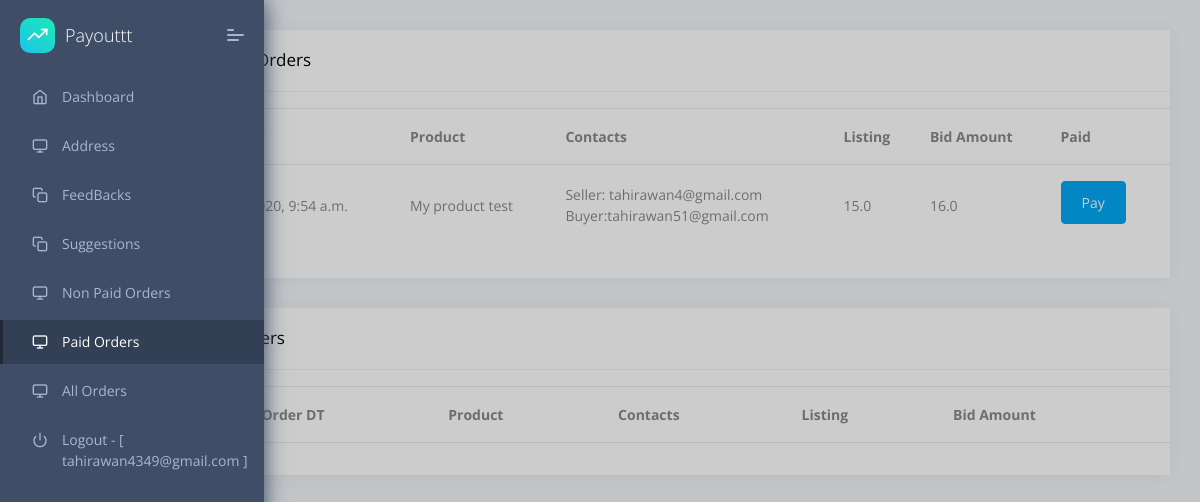
The app's page /dashboard/dashboard/all_paid_orders/ (signed in) with its own data.
### accounts/models.py (models this page shows, shortened)
class User(AbstractUser):
    SELLER = 'seller'
    BUYER = 'buyer'
    USER_TYPES = (
        (SELLER, 'Seller'),
        (BUYER, 'Buyer'),
    )
    username = None
    email = models.EmailField(_('email address'), unique=True)
    full_name = models.CharField(max_length=100, null=True, blank=True)
    phone_number = PhoneNumberField(null=True, blank=True)
    verified_account = models.BooleanField(default=False)
    street_address = models.CharField(max_length=120, null=True, blank=True)
    city = models.CharField(max_length=120, null=True, blank=True)
    state = models.CharField(max_length=2, choices=STATE_CHOICES, null=True, blank=True)
    zip_code = models.IntegerField(default=0)
    business_name = models.CharField(max_length=120, null=True, blank=True)
    user_type = models.CharField(max_length=10, choices=USER_TYPES, default=SELLER)
    dwolla_customer_id = models.CharField(max_length=255, null=True, blank=True)
    dwolla_customer_url = models.URLField(max_length=255, null=True, blank=True)
    master_account_url = models.URLField(max_length=255, null=True, blank=True)
    ssn = models.CharField(max_length=50, null=True, blank=True)
    date_of_birth = models.DateField(null=True, blank=True)
    stripe_customer_id = models.CharField(max_length=250, null=True, blank=True)
    stripe_account_id = models.CharField(max_length=250, null=True, blank=True)
    stripe_payment_method = models.CharField(max_length=2000, null=True, blank=True)
    return_address = models.TextField(null=True, blank=True)
    USERNAME_FIELD = 'email'
    REQUIRED_FIELDS = []
    objects = CustomUserManager()
    def __str__(self):
        return self.email

### api/models.py (models this page shows, shortened)
class Bid(models.Model):
    product_to_bid_on = models.ForeignKey(Product, related_name='product_selection', on_delete=models.CASCADE,
                                          null=True, blank=True)
    sku_number = models.CharField(max_length=120, null=True, blank=True)
    user = models.ForeignKey(User, on_delete=models.CASCADE, null=True, blank=True)  # Have to update this one.
    order_id = models.CharField(max_length=100, blank=True, unique=True, default=uuid.uuid4)
    bid_amount = models.FloatField()
    timestamp = models.DateTimeField(auto_now_add=True)
    updated_at = models.DateTimeField(auto_now=True)
    verified_account = models.BooleanField(default=False)
    shoe_size = models.ForeignKey(ShoeSize, on_delete=models.CASCADE)
    paid = models.BooleanField(default=False)

class Product(models.Model):
    seller = models.ForeignKey(User, on_delete=models.CASCADE)
    title = models.CharField(max_length=120)
    retail_price = models.FloatField(default=0)
    sku_number = models.CharField(max_length=120)
    colorway = models.CharField(max_length=120)
    shoe_sizes = models.ManyToManyField(ShoeSize, null=True, blank=True)
    brand = models.CharField(max_length=120)
    listing_price = models.FloatField()
    url = models.URLField()
    release_date = models.DateField()
    total_sales = models.IntegerField(default=0)
    type = models.CharField(max_length=120)
    image = models.FileField(null=True, blank=True)
    sold = models.BooleanField(default=False)
    on_hold = models.BooleanField(default=False)

### dashboard/views.py (the view)
# urls.py: path('dashboard/all_paid_orders/', views.AllPaidOrdersView.as_view(), name='all_paid_orders'),
@method_decorator(staff_required, name='dispatch')
class AllPaidOrdersView(LoginRequiredMixin, TemplateView):
    template_name = 'paid_orders.html'
    def get_context_data(self, **kwargs):
        kwargs.setdefault('view', self)
        get_paid_bids = BidManagement().get_paid_bids()
        admin_paid_bids = []
        admin_unpaid_bids = []
        [admin_paid_bids.append(bid) if AdminTransaction.objects.filter(bid=bid, paid=True).first()
         else admin_unpaid_bids.append(bid) for bid in get_paid_bids]
        kwargs['admin_unpaid_bids'] = admin_unpaid_bids
        kwargs['admin_paid_bids'] = admin_paid_bids
        kwargs['paid_orders'] = 'active'
        return kwargs

### dashboard/services.py (called while the page is built)
    def get_paid_bids(self):
        return Bid.objects.filter(paid=True).order_by('-id')

### website/context_processors.py (called while the page is built)
def cart_info(request):
    total_cart_items = 0
    if request.user.is_authenticated:
        cart = CartModel.objects.filter(user=request.user, is_active=True).first()
        if cart:
            total_cart_items = cart.cart_item.all().count()
    return {"total_cart_items": total_cart_items}

### dashboard/templates/paid_orders.html (shortened to what this page needs)
{% extends "layouts/base.html" %}
{% block content %}
    <div class="pcoded-content">
        <div class="pcoded-inner-content">
            <div class="main-body">
                <div class="page-wrapper">
                    <div class="row">
                        <div class="col-xl-12 col-md-12">
                            <div class="card Recent-Users">
                                <div class="card-header">
                                    <h5>Customer Paid Orders</h5>
                                </div>
                                <div class="card-block px-0 py-3">
                                    <div class="table-responsive">
                                        <table class="table table-hover">
                                            <thead>
                                            <tr>
                                                <th>Order</th>
                                                <th>Order DT</th>
                                                <th>Product</th>
                                                <th>Contacts</th>
                                                <th>Listing</th>
                                                <th>Bid Amount</th>
                                                <th>Paid</th>
                                            </tr>
                                            </thead>
                                            <tbody>
                                            {% for bid in admin_unpaid_bids %}
                                                <tr class="unread">
                                                    <td><span title="{{ bid.order_id }}">{{ bid.id }}</span></td>
                                                    <td>{{ bid.timestamp }}</td>
                                                    <td><span
                                                            title="{{ bid.product_to_bid_on.title }}">{{ bid.product_to_bid_on.title|truncatechars:20 }}</span>
                                                    </td>
                                                    <td>Seller: {{ bid.product_to_bid_on.seller }}
                                                        <br>Buyer:{{ bid.user }}</td>
                                                    <td>{{ bid.product_to_bid_on.listing_price }}</td>
                                                    <td>{{ bid.bid_amount }}</td>
                                                    <td>
                                                        <form action="{% url 'transfer_fund' %}" method="post">
                                                            <button class="btn btn-primary" type="submit"
                                                                    name="pay_bid">Pay
                                                            </button>
                                                        </form>
                                                    </td>
                                                </tr>
                                            {% endfor %}
                                            </tbody>
                                        </table>
                                    </div>
                                </div>
                            </div>
                        </div>
                        <div class="col-xl-12 col-md-12">
                            <div class="card Recent-Users">
                                <div class="card-header">
                                    <h5>Admin Paid Orders</h5>
                                </div>
                                <div class="card-block px-0 py-3">
                                    <div class="table-responsive">
                                        <table class="table table-hover">
                                            <thead>
                                            <tr>
                                                <th>Order</th>
                                                <th>Order DT</th>
                                                <th>Product</th>
                                                <th>Contacts</th>
                                                <th>Listing</th>
                                                <th>Bid Amount</th>
                                            </tr>
                                            </thead>
                                        </table>
                                    </div>
                                </div>
                            </div>
                        </div>
                    </div>
                </div>
            </div>
        </div>
    </div>
{% endblock content %}

### dashboard/templates/includes/navigation.html
<nav class="pcoded-navbar">
    <div class="navbar-wrapper">
        <div class="navbar-brand header-logo">
            <a target="_blank" href="https://appseed.us/admin-dashboards/django-dashboard-dattaable" class="b-brand">
                <div class="b-bg">
                    <i class="feather icon-trending-up"></i>
                </div>
                <span class="b-title">Payouttt</span>
            </a>
            <a class="mobile-menu" id="mobile-collapse" href="javascript:"><span></span></a>
        </div>
        <div class="navbar-content scroll-div">
            <ul class="nav pcoded-inner-navbar">
                <li data-username="dashboard Default Ecommerce CRM Analytics Crypto Project" class="nav-item {{ dashboard }}">
                    <a href="{% url 'home' %}" class="nav-link "><span class="pcoded-micon"><i
                            class="feather icon-home"></i></span><span class="pcoded-mtext">Dashboard</span></a>
                </li>
                <li data-username="dashboard Default Ecommerce CRM Analytics Crypto Project" class="nav-item {{ address }}">
                    <a href="{% url 'address' %}" class="nav-link "><span class="pcoded-micon"><i
                            class="feather icon-monitor"></i></span><span class="pcoded-mtext">Address</span></a>
                </li>
                <li data-username="dashboard Default Ecommerce CRM Analytics Crypto Project" class="nav-item">
                    <a href="{% url 'dashboard-feedback' %}" class="nav-link "><span class="pcoded-micon"><i
                            class="feather icon-copy"></i></span><span class="pcoded-mtext">FeedBacks</span></a>
                </li>
                <li data-username="dashboard Default Ecommerce CRM Analytics Crypto Project" class="nav-item">
                    <a href="{% url 'product_suggestions' %}" class="nav-link "><span class="pcoded-micon"><i
                            class="feather icon-copy"></i></span><span class="pcoded-mtext">Suggestions</span></a>
                </li>
                <li data-username="dashboard Default Ecommerce CRM Analytics Crypto Project" class="nav-item {{ orders }}">
                    <a href="{% url 'non_paid_orders' %}" class="nav-link "><span class="pcoded-micon"><i
                            class="feather icon-monitor"></i></span><span class="pcoded-mtext">Non Paid Orders</span></a>
                </li>
                <li data-username="dashboard Default Ecommerce CRM Analytics Crypto Project" class="nav-item {{ paid_orders }}">
                    <a href="{% url 'all_paid_orders' %}" class="nav-link "><span class="pcoded-micon"><i
                            class="feather icon-monitor"></i></span><span class="pcoded-mtext">Paid Orders</span></a>
                </li>
                <li data-username="dashboard Default Ecommerce CRM Analytics Crypto Project" class="nav-item {{ all_orders }}">
                    <a href="{% url 'all_orders' %}" class="nav-link "><span class="pcoded-micon"><i
                            class="feather icon-monitor"></i></span><span class="pcoded-mtext">All Orders</span></a>
                </li>
                <li data-username="Disabled Menu" class="nav-item">
                    <a href={% url 'logout' %} class="nav-link">
                            <span class="pcoded-micon">
                                <i class="feather icon-power"></i>
                            </span>
                        <span class="pcoded-mtext">Logout - [ {{ request.user }} ]</span>
                    </a>
                </li>
            </ul>
        </div>
    </div>
</nav>

### records on screen
User: user "tahirawan4349@gmail.com"
Bid: timestamp "June 5, 2020, 9:54 a.m.", product_to_bid_on "My product test", product_to_bid_on.seller "tahirawan4@gmail.com", user "tahirawan51@gmail.com", product_to_bid_on.listing_price "15.0", bid_amount "16.0"
